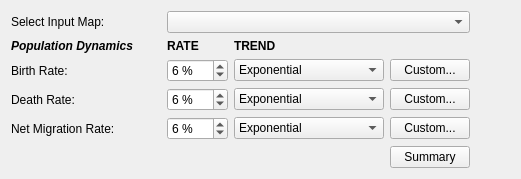
                 <widget class="QWidget" name="input_pop_widget" native="true">
                  <layout class="QGridLayout" name="gridLayout_23">
                   <item row="1" column="0">
                    <widget class="QLabel" name="input_pop_lbl">
                     <property name="text">
                      <string>Select Input Map:</string>
                     </property>
                    </widget>
                   </item>
                   <item row="3" column="2">
                    <widget class="QDoubleSpinBox" name="input_birthrate_spin">
                     <property name="maximumSize">
                      <size>
                       <width>80</width>
                       <height>16777215</height>
                      </size>
                     </property>
                     <property name="prefix">
                      <string/>
                     </property>
                     <property name="suffix">
                      <string> %</string>
                     </property>
                     <property name="decimals">
                      <number>0</number>
                     </property>
                     <property name="minimum">
                      <double>0.000000000000000</double>
                     </property>
                     <property name="maximum">
                      <double>500.000000000000000</double>
                     </property>
                     <property name="singleStep">
                      <double>0.100000000000000</double>
                     </property>
                     <property name="value">
                      <double>6.000000000000000</double>
                     </property>
                    </widget>
                   </item>
                   <item row="4" column="1">
                    <spacer name="horizontalSpacer_23">
                     <property name="orientation">
                      <enum>Qt::Horizontal</enum>
                     </property>
                     <property name="sizeType">
                      <enum>QSizePolicy::Fixed</enum>
                     </property>
                     <property name="sizeHint" stdset="0">
                      <size>
                       <width>40</width>
                       <height>20</height>
                      </size>
                     </property>
                    </spacer>
                   </item>
                   <item row="3" column="5">
                    <spacer name="horizontalSpacer_26">
                     <property name="orientation">
                      <enum>Qt::Horizontal</enum>
                     </property>
                     <property name="sizeHint" stdset="0">
                      <size>
                       <width>40</width>
                       <height>20</height>
                      </size>
                     </property>
                    </spacer>
                   </item>
                   <item row="1" column="5">
                    <spacer name="horizontalSpacer_27">
                     <property name="orientation">
                      <enum>Qt::Horizontal</enum>
                     </property>
                     <property name="sizeHint" stdset="0">
                      <size>
                       <width>40</width>
                       <height>20</height>
                      </size>
                     </property>
                    </spacer>
                   </item>
                   <item row="1" column="1">
                    <spacer name="horizontalSpacer_24">
                     <property name="orientation">
                      <enum>Qt::Horizontal</enum>
                     </property>
                     <property name="sizeType">
                      <enum>QSizePolicy::Fixed</enum>
                     </property>
                     <property name="sizeHint" stdset="0">
                      <size>
                       <width>40</width>
                       <height>20</height>
                      </size>
                     </property>
                    </spacer>
                   </item>
                   <item row="3" column="1">
                    <spacer name="horizontalSpacer_25">
                     <property name="orientation">
                      <enum>Qt::Horizontal</enum>
                     </property>
                     <property name="sizeType">
                      <enum>QSizePolicy::Fixed</enum>
                     </property>
                     <property name="sizeHint" stdset="0">
                      <size>
                       <width>40</width>
                       <height>20</height>
                      </size>
                     </property>
                    </spacer>
                   </item>
                   <item row="4" column="5">
                    <spacer name="horizontalSpacer_22">
                     <property name="orientation">
                      <enum>Qt::Horizontal</enum>
                     </property>
                     <property name="sizeHint" stdset="0">
                      <size>
                       <width>40</width>
                       <height>20</height>
                      </size>
                     </property>
                    </spacer>
                   </item>
                   <item row="3" column="0">
                    <widget class="QLabel" name="input_birthrate_lbl">
                     <property name="text">
                      <string>Birth Rate:</string>
                     </property>
                    </widget>
                   </item>
                   <item row="1" column="2" colspan="3">
                    <widget class="QComboBox" name="input_pop_combo"/>
                   </item>
                   <item row="2" column="3">
                    <widget class="QLabel" name="input_pop_lbl4">
                     <property name="text">
                      <string>&lt;html&gt;&lt;head/&gt;&lt;body&gt;&lt;p&gt;&lt;span style=&quot; font-weight:600;&quot;&gt;TREND&lt;/span&gt;&lt;/p&gt;&lt;/body&gt;&lt;/html&gt;</string>
                     </property>
                    </widget>
                   </item>
                   <item row="5" column="2">
                    <widget class="QDoubleSpinBox" name="input_migration_spin">
                     <property name="maximumSize">
                      <size>
                       <width>80</width>
                       <height>16777215</height>
                      </size>
                     </property>
                     <property name="prefix">
                      <string/>
                     </property>
                     <property name="suffix">
                      <string> %</string>
                     </property>
                     <property name="decimals">
                      <number>0</number>
                     </property>
                     <property name="minimum">
                      <double>0.000000000000000</double>
                     </property>
                     <property name="maximum">
                      <double>500.000000000000000</double>
                     </property>
                     <property name="singleStep">
                      <double>0.100000000000000</double>
                     </property>
                     <property name="value">
                      <double>6.000000000000000</double>
                     </property>
                    </widget>
                   </item>
                   <item row="3" column="4">
                    <widget class="QPushButton" name="input_birthrate_custom">
                     <property name="text">
                      <string>Custom...</string>
                     </property>
                    </widget>
                   </item>
                   <item row="4" column="2">
                    <widget class="QDoubleSpinBox" name="input_deathrate_spin">
                     <property name="maximumSize">
                      <size>
                       <width>80</width>
                       <height>16777215</height>
                      </size>
                     </property>
                     <property name="prefix">
                      <string/>
                     </property>
                     <property name="suffix">
                      <string> %</string>
                     </property>
                     <property name="decimals">
                      <number>0</number>
                     </property>
                     <property name="minimum">
                      <double>0.000000000000000</double>
                     </property>
                     <property name="maximum">
                      <double>500.000000000000000</double>
                     </property>
                     <property name="singleStep">
                      <double>0.100000000000000</double>
                     </property>
                     <property name="value">
                      <double>6.000000000000000</double>
                     </property>
                    </widget>
                   </item>
                   <item row="5" column="0">
                    <widget class="QLabel" name="input_migration_lbl">
                     <property name="text">
                      <string>Net Migration Rate:</string>
                     </property>
                    </widget>
                   </item>
                   <item row="4" column="0">
                    <widget class="QLabel" name="input_deathrate_lbl">
                     <property name="text">
                      <string>Death Rate:</string>
                     </property>
                    </widget>
                   </item>
                   <item row="4" column="4">
                    <widget class="QPushButton" name="input_deathrate_custom">
                     <property name="text">
                      <string>Custom...</string>
                     </property>
                    </widget>
                   </item>
                   <item row="5" column="1">
                    <spacer name="horizontalSpacer_34">
                     <property name="orientation">
                      <enum>Qt::Horizontal</enum>
                     </property>
                     <property name="sizeType">
                      <enum>QSizePolicy::Fixed</enum>
                     </property>
                     <property name="sizeHint" stdset="0">
                      <size>
                       <width>40</width>
                       <height>20</height>
                      </size>
                     </property>
                    </spacer>
                   </item>
                   <item row="3" column="3">
                    <widget class="QComboBox" name="input_birthrate_trend">
                     <property name="minimumSize">
                      <size>
                       <width>150</width>
                       <height>0</height>
                      </size>
                     </property>
                     <item>
                      <property name="text">
                       <string>Exponential</string>
                      </property>
                     </item>
                     <item>
                      <property name="text">
                       <string>Linear</string>
                      </property>
                     </item>
                     <item>
                      <property name="text">
                       <string>Sigmoid</string>
                      </property>
                     </item>
                     <item>
                      <property name="text">
                       <string>Stochastic</string>
                      </property>
                     </item>
                     <item>
                      <property name="text">
                       <string>Custom...</string>
                      </property>
                     </item>
                    </widget>
                   </item>
                   <item row="2" column="2">
                    <widget class="QLabel" name="input_pop_lbl3">
                     <property name="text">
                      <string>&lt;html&gt;&lt;head/&gt;&lt;body&gt;&lt;p&gt;&lt;span style=&quot; font-weight:600;&quot;&gt;RATE&lt;/span&gt;&lt;/p&gt;&lt;/body&gt;&lt;/html&gt;</string>
                     </property>
                    </widget>
                   </item>
                   <item row="4" column="3">
                    <widget class="QComboBox" name="input_deathrate_trend">
                     <property name="minimumSize">
                      <size>
                       <width>150</width>
                       <height>0</height>
                      </size>
                     </property>
                     <item>
                      <property name="text">
                       <string>Exponential</string>
                      </property>
                     </item>
                     <item>
                      <property name="text">
                       <string>Linear</string>
                      </property>
                     </item>
                     <item>
                      <property name="text">
                       <string>Sigmoid</string>
                      </property>
                     </item>
                     <item>
                      <property name="text">
                       <string>Stochastic</string>
                      </property>
                     </item>
                     <item>
                      <property name="text">
                       <string>Custom...</string>
                      </property>
                     </item>
                    </widget>
                   </item>
                   <item row="5" column="3">
                    <widget class="QComboBox" name="input_migration_trend">
                     <property name="minimumSize">
                      <size>
                       <width>150</width>
                       <height>0</height>
                      </size>
                     </property>
                     <item>
                      <property name="text">
                       <string>Exponential</string>
                      </property>
                     </item>
                     <item>
                      <property name="text">
                       <string>Linear</string>
                      </property>
                     </item>
                     <item>
                      <property name="text">
                       <string>Sigmoid</string>
                      </property>
                     </item>
                     <item>
                      <property name="text">
                       <string>Stochastic</string>
                      </property>
                     </item>
                     <item>
                      <property name="text">
                       <string>Custom...</string>
                      </property>
                     </item>
                    </widget>
                   </item>
                   <item row="5" column="5">
                    <spacer name="horizontalSpacer_35">
                     <property name="orientation">
                      <enum>Qt::Horizontal</enum>
                     </property>
                     <property name="sizeHint" stdset="0">
                      <size>
                       <width>40</width>
                       <height>20</height>
                      </size>
                     </property>
                    </spacer>
                   </item>
                   <item row="5" column="4">
                    <widget class="QPushButton" name="input_migration_custom">
                     <property name="text">
                      <string>Custom...</string>
                     </property>
                    </widget>
                   </item>
                   <item row="6" column="4">
                    <widget class="QPushButton" name="input_pop_summary">
                     <property name="text">
                      <string>Summary</string>
                     </property>
                    </widget>
                   </item>
                   <item row="2" column="0" colspan="2">
                    <widget class="QLabel" name="input_pop_lbl2">
                     <property name="text">
                      <string>&lt;html&gt;&lt;head/&gt;&lt;body&gt;&lt;p&gt;&lt;span style=&quot; font-weight:600; font-style:italic;&quot;&gt;Population Dynamics&lt;/span&gt;&lt;/p&gt;&lt;/body&gt;&lt;/html&gt;</string>
                     </property>
                    </widget>
                   </item>
                   <item row="6" column="5">
                    <spacer name="horizontalSpacer_36">
                     <property name="orientation">
                      <enum>Qt::Horizontal</enum>
                     </property>
                     <property name="sizeHint" stdset="0">
                      <size>
                       <width>40</width>
                       <height>20</height>
                      </size>
                     </property>
                    </spacer>
                   </item>
                  </layout>
                 </widget>
